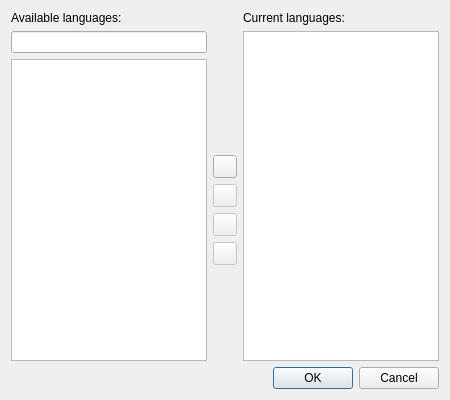
<?xml version="1.0" encoding="UTF-8"?>
<ui version="4.0">
 <class>AddLanguageDialog</class>
 <widget class="QDialog" name="AddLanguageDialog">
  <property name="geometry">
   <rect>
    <x>0</x>
    <y>0</y>
    <width>450</width>
    <height>400</height>
   </rect>
  </property>
  <property name="windowTitle">
   <string>Add language</string>
  </property>
  <property name="windowIcon">
   <iconset theme="preferences-desktop-locale">
    <normaloff>.</normaloff>.</iconset>
  </property>
  <layout class="QGridLayout" name="gridLayout">
   <item row="2" column="1" alignment="Qt::AlignBottom">
    <widget class="QToolButton" name="moveRightButton">
     <property name="icon">
      <iconset theme="arrow-right">
       <normaloff>.</normaloff>.</iconset>
     </property>
     <property name="shortcut">
      <string>Return</string>
     </property>
    </widget>
   </item>
   <item row="5" column="1" alignment="Qt::AlignTop">
    <widget class="QToolButton" name="moveDownButton">
     <property name="enabled">
      <bool>false</bool>
     </property>
     <property name="icon">
      <iconset theme="arrow-down">
       <normaloff>.</normaloff>.</iconset>
     </property>
    </widget>
   </item>
   <item row="1" column="2" rowspan="5">
    <widget class="QListWidget" name="currentLanguagesListWidget"/>
   </item>
   <item row="3" column="1">
    <widget class="QToolButton" name="moveLeftButton">
     <property name="enabled">
      <bool>false</bool>
     </property>
     <property name="icon">
      <iconset theme="arrow-left">
       <normaloff>.</normaloff>.</iconset>
     </property>
    </widget>
   </item>
   <item row="1" column="0">
    <widget class="QLineEdit" name="searchEdit">
     <property name="clearButtonEnabled">
      <bool>true</bool>
     </property>
    </widget>
   </item>
   <item row="4" column="1">
    <widget class="QToolButton" name="moveUpButton">
     <property name="enabled">
      <bool>false</bool>
     </property>
     <property name="icon">
      <iconset theme="arrow-up">
       <normaloff>.</normaloff>.</iconset>
     </property>
    </widget>
   </item>
   <item row="2" column="0" rowspan="4">
    <widget class="QListWidget" name="availableLanguagesListWidget">
     <property name="sortingEnabled">
      <bool>true</bool>
     </property>
    </widget>
   </item>
   <item row="0" column="0">
    <widget class="QLabel" name="availableLanguagesLabel">
     <property name="sizePolicy">
      <sizepolicy hsizetype="Preferred" vsizetype="Maximum">
       <horstretch>0</horstretch>
       <verstretch>0</verstretch>
      </sizepolicy>
     </property>
     <property name="text">
      <string>Available languages:</string>
     </property>
    </widget>
   </item>
   <item row="0" column="2">
    <widget class="QLabel" name="currentLanguagesLabel">
     <property name="sizePolicy">
      <sizepolicy hsizetype="Preferred" vsizetype="Maximum">
       <horstretch>0</horstretch>
       <verstretch>0</verstretch>
      </sizepolicy>
     </property>
     <property name="text">
      <string>Current languages:</string>
     </property>
    </widget>
   </item>
   <item row="6" column="0" colspan="3">
    <widget class="QDialogButtonBox" name="dialogButtonBox">
     <property name="standardButtons">
      <set>QDialogButtonBox::Cancel|QDialogButtonBox::Ok</set>
     </property>
    </widget>
   </item>
  </layout>
 </widget>
 <tabstops>
  <tabstop>searchEdit</tabstop>
  <tabstop>moveRightButton</tabstop>
  <tabstop>moveLeftButton</tabstop>
  <tabstop>moveUpButton</tabstop>
  <tabstop>moveDownButton</tabstop>
  <tabstop>availableLanguagesListWidget</tabstop>
  <tabstop>currentLanguagesListWidget</tabstop>
 </tabstops>
 <resources/>
 <connections>
  <connection>
   <sender>dialogButtonBox</sender>
   <signal>accepted()</signal>
   <receiver>AddLanguageDialog</receiver>
   <slot>accept()</slot>
   <hints>
    <hint type="sourcelabel">
     <x>149</x>
     <y>272</y>
    </hint>
    <hint type="destinationlabel">
     <x>149</x>
     <y>149</y>
    </hint>
   </hints>
  </connection>
  <connection>
   <sender>dialogButtonBox</sender>
   <signal>rejected()</signal>
   <receiver>AddLanguageDialog</receiver>
   <slot>reject()</slot>
   <hints>
    <hint type="sourcelabel">
     <x>149</x>
     <y>272</y>
    </hint>
    <hint type="destinationlabel">
     <x>149</x>
     <y>149</y>
    </hint>
   </hints>
  </connection>
  <connection>
   <sender>availableLanguagesListWidget</sender>
   <signal>itemDoubleClicked(QListWidgetItem*)</signal>
   <receiver>AddLanguageDialog</receiver>
   <slot>moveLanguageRight()</slot>
   <hints>
    <hint type="sourcelabel">
     <x>149</x>
     <y>146</y>
    </hint>
    <hint type="destinationlabel">
     <x>149</x>
     <y>149</y>
    </hint>
   </hints>
  </connection>
  <connection>
   <sender>searchEdit</sender>
   <signal>textChanged(QString)</signal>
   <receiver>AddLanguageDialog</receiver>
   <slot>filterLanguages(QString)</slot>
   <hints>
    <hint type="sourcelabel">
     <x>169</x>
     <y>21</y>
    </hint>
    <hint type="destinationlabel">
     <x>169</x>
     <y>149</y>
    </hint>
   </hints>
  </connection>
  <connection>
   <sender>moveDownButton</sender>
   <signal>clicked()</signal>
   <receiver>AddLanguageDialog</receiver>
   <slot>moveLanguageDown()</slot>
   <hints>
    <hint type="sourcelabel">
     <x>224</x>
     <y>267</y>
    </hint>
    <hint type="destinationlabel">
     <x>224</x>
     <y>199</y>
    </hint>
   </hints>
  </connection>
  <connection>
   <sender>moveLeftButton</sender>
   <signal>clicked()</signal>
   <receiver>AddLanguageDialog</receiver>
   <slot>moveLanguageLeft()</slot>
   <hints>
    <hint type="sourcelabel">
     <x>224</x>
     <y>191</y>
    </hint>
    <hint type="destinationlabel">
     <x>224</x>
     <y>199</y>
    </hint>
   </hints>
  </connection>
  <connection>
   <sender>moveRightButton</sender>
   <signal>clicked()</signal>
   <receiver>AddLanguageDialog</receiver>
   <slot>moveLanguageRight()</slot>
   <hints>
    <hint type="sourcelabel">
     <x>224</x>
     <y>153</y>
    </hint>
    <hint type="destinationlabel">
     <x>224</x>
     <y>199</y>
    </hint>
   </hints>
  </connection>
  <connection>
   <sender>moveUpButton</sender>
   <signal>clicked()</signal>
   <receiver>AddLanguageDialog</receiver>
   <slot>moveLanguageUp()</slot>
   <hints>
    <hint type="sourcelabel">
     <x>224</x>
     <y>229</y>
    </hint>
    <hint type="destinationlabel">
     <x>224</x>
     <y>199</y>
    </hint>
   </hints>
  </connection>
  <connection>
   <sender>currentLanguagesListWidget</sender>
   <signal>currentRowChanged(int)</signal>
   <receiver>AddLanguageDialog</receiver>
   <slot>checkVerticalMovement(int)</slot>
   <hints>
    <hint type="sourcelabel">
     <x>345</x>
     <y>191</y>
    </hint>
    <hint type="destinationlabel">
     <x>224</x>
     <y>199</y>
    </hint>
   </hints>
  </connection>
 </connections>
 <slots>
  <slot>filterLanguages(QString)</slot>
  <slot>moveLanguageDown()</slot>
  <slot>moveLanguageUp()</slot>
  <slot>moveLanguageLeft()</slot>
  <slot>moveLanguageRight()</slot>
  <slot>checkVerticalMovement(int)</slot>
 </slots>
</ui>
